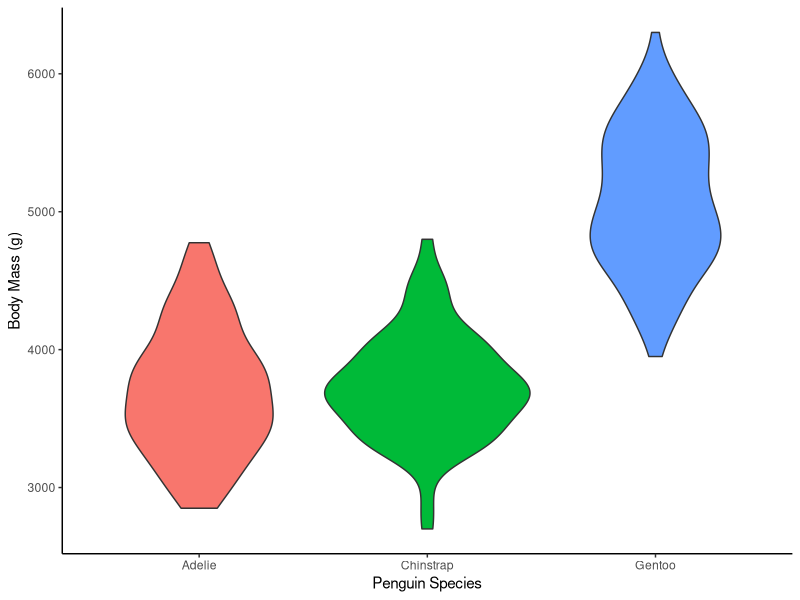

R code for this plot:
## ---- chunk 1
knitr::opts_chunk$set(echo = TRUE)
library(tidyverse)
library(palmerpenguins)
## ---- chunk 2
ggplot(data = penguins, aes(x = species, y = body_mass_g)) +
  geom_violin(aes(fill = species))+
  theme_classic()+
  labs(x = "Penguin Species",
       y = "Body Mass (g)")+
  theme(legend.position = "none")
